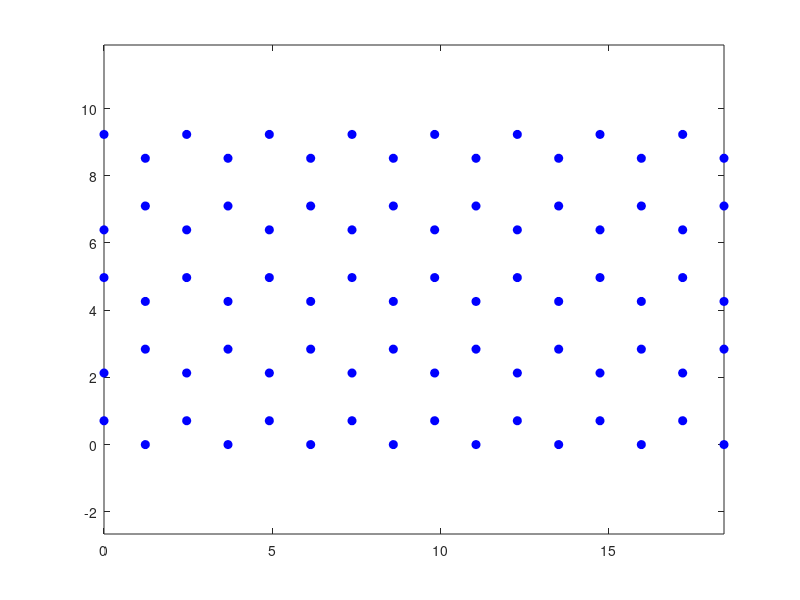
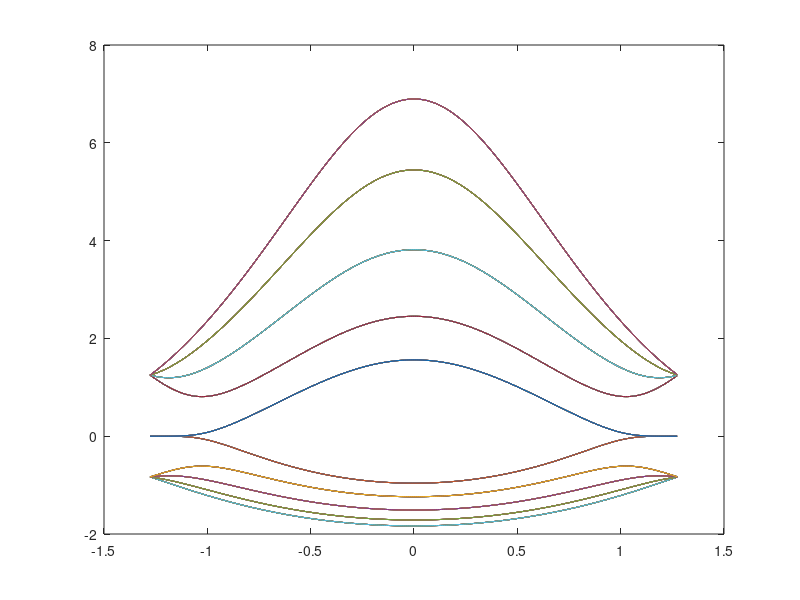

The MATLAB source for these figures, in order:

% tight binding calculations for zgnr

clear;
clc;
close all;

unitcellatms = 10;

L = 8;

y(1,1) = 0;
x(1,1) = 1.23;
xswitch = 0;

for i = 2:unitcellatms
  
    if mod(i,2)==1
        y(1,i) = y(1,i-1) + 1.42;
    else
        y(1,i) = y(1,i-1) + 0.71;
      
        x(1,i) = xswitch;
      
        if (i+1)<= unitcellatms
            x(1,i+1) = xswitch;
        end
      
        if xswitch == 0
            xswitch =1.23;
        else
            xswitch = 0;
        end
    end
  
end

for i = 2: L
   for j = 1: unitcellatms
       x(i,j) = x(i-1,j) + 2.46;
       y(i,j) = y(1,j);
      
   end
end


figure;
for i = 1:L
    plot (x(i,:),y(i,:), 'bo','MarkerFaceColor','b');
    hold on;
end
axis equal;


% setting up the nearest neighbours

nn(1,1) = 2;
nn(1,2) = 2;
nn(1,3) = 0;

nn(unitcellatms,1) = unitcellatms-1;
nn(unitcellatms,2) = unitcellatms-1;
nn(unitcellatms,3) = 0;

for i = 2:unitcellatms-1
  
    if mod(i,2) ==0
        nn(i,1) = i-1;
        nn(i,2) = i-1;
        nn(i,3) = i+1;
      
    else
        nn(i,1) = i+1;
        nn(i,2) = i+1;
        nn(i,3) = i-1;
      
    end
end

X = x(1,:); Y = y(1,:);

a = 2.46; 
e2p =0; t=-1; s=.2;
kx = -1*pi/a:.01:1*pi/a;
ky = -.05*pi/a:.01:.05*pi/a;

a1 = 1.23; a2 = 0.71; a3 = 1.42;

for m = 1: length(kx)
    for n = 1:length(ky)
      
        KX = kx(m);
        KY = ky(n);
      
        for i = 1:unitcellatms
          
            for j = 1:2:3
              
                nene = nn(i,j);

                if nene ~= 0
                    num = (Y(nene)-Y(i));
                    denom = (X(nene)-X(i));
          
                if (denom > 0 && num > 0)
                    H(i,nene) = exp(1i*KX*a1 + 1i*KY*a2)+exp(-1i*KX*a1 + 1i*KY*a2);
                    S(i,nene) = s * H(i,nene);

                elseif (denom < 0 && num > 0)
                    H(i,nene) = exp(-1i*KX*a1 + 1i*KY*a2)+exp(1i*KX*a1 + 1i*KY*a2);
                    S(i,nene) = s * H(i,nene);
                  
                elseif (denom < 0 && num < 0)
                    H(i,nene) = exp(-1i*KX*a1 - 1i*KY*a2)+exp(1i*KX*a1 - 1i*KY*a2);
                    S(i,nene) = s * H(i,nene);
                  
                elseif (num <0 && denom ==0)
                    H(i,nene) = exp(-1i*KY*a3);
                    S(i,nene) = s * H(i,nene);
                  
                elseif (denom > 0 && num < 0)
                    H(i,nene) = exp(1i*KX*a1 - 1i*KY*a2) + exp(-1i*KX*a1 - 1i*KY*a2) ;
                    S(i,nene) = s * H(i,nene);
                  
                elseif (num>0 && denom ==0)
                    H(i,nene) = exp(1i*KY*a3);
                    S(i,nene) = s * H(i,nene);
                  
                end
              
                end
              
            end
      
            H(i,i) = 0;
            S(i,i) = 1;
          
        end
      
        ee = eig(t*H,S);


        for k = 1:unitcellatms
            E(m,n,k) = ee(k);
        end
      
    end
end
%
figure;
for k = 1 : unitcellatms
  
    plot(kx, E(:,:,k));
    hold on;
  
end
